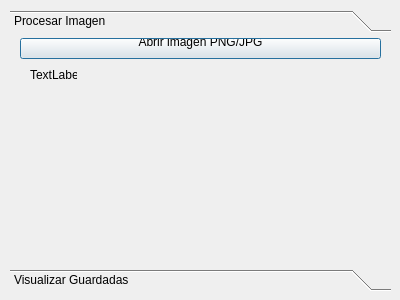
<?xml version="1.0" encoding="UTF-8"?>
<ui version="4.0">
 <class>Dialog</class>
 <widget class="QDialog" name="Dialog">
  <property name="geometry">
   <rect>
    <x>0</x>
    <y>0</y>
    <width>400</width>
    <height>300</height>
   </rect>
  </property>
  <property name="windowTitle">
   <string>Dialog</string>
  </property>
  <widget class="QToolBox" name="toolBox">
   <property name="geometry">
    <rect>
     <x>10</x>
     <y>10</y>
     <width>381</width>
     <height>281</height>
    </rect>
   </property>
   <property name="currentIndex">
    <number>0</number>
   </property>
   <widget class="QWidget" name="page">
    <property name="geometry">
     <rect>
      <x>0</x>
      <y>0</y>
      <width>381</width>
      <height>227</height>
     </rect>
    </property>
    <attribute name="label">
     <string>Procesar Imagen</string>
    </attribute>
    <widget class="QPushButton" name="btnCargarImagen">
     <property name="geometry">
      <rect>
       <x>10</x>
       <y>0</y>
       <width>361</width>
       <height>21</height>
      </rect>
     </property>
     <property name="text">
      <string>Abrir imagen PNG/JPG
</string>
     </property>
    </widget>
    <widget class="QLabel" name="label">
     <property name="geometry">
      <rect>
       <x>20</x>
       <y>30</y>
       <width>47</width>
       <height>13</height>
      </rect>
     </property>
     <property name="text">
      <string>TextLabel</string>
     </property>
    </widget>
   </widget>
   <widget class="QWidget" name="page_2">
    <property name="geometry">
     <rect>
      <x>0</x>
      <y>0</y>
      <width>381</width>
      <height>227</height>
     </rect>
    </property>
    <attribute name="label">
     <string>Visualizar Guardadas</string>
    </attribute>
   </widget>
  </widget>
 </widget>
 <resources/>
 <connections/>
</ui>
